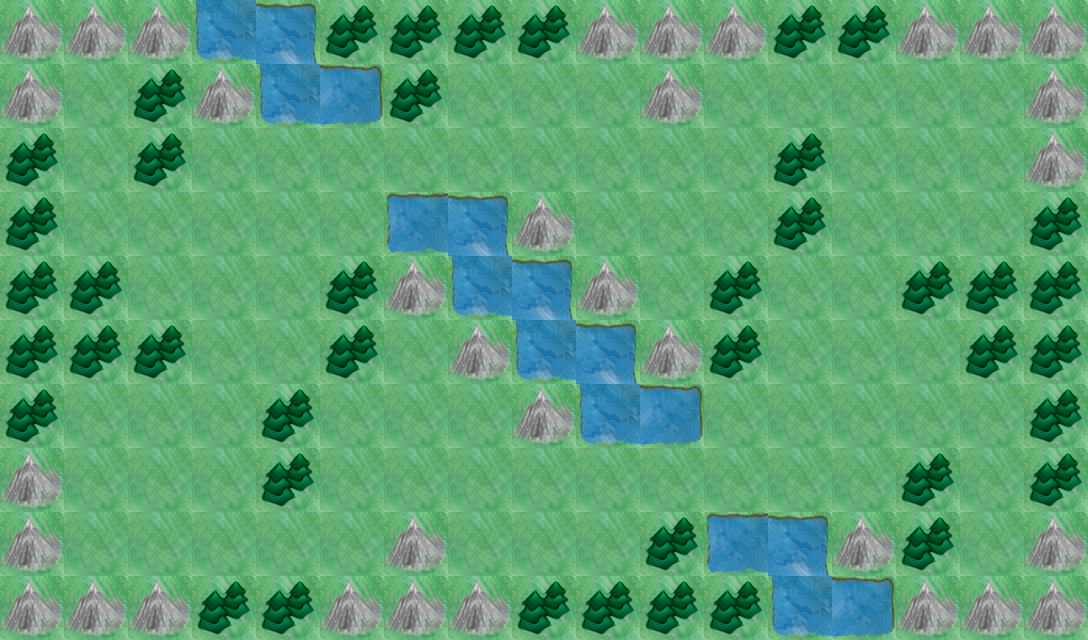

A 2D game scene composited from a Tiled map and its tileset images. What follows is a short description and the map's XML, with each tile layer's data collapsed to a summary:
An orthogonal 17x10 tile map with 64x64 px tiles, 1 tile layer (Background) and 28 objects.

<map version="1.0" orientation="orthogonal" width="17" height="10" tilewidth="64" tileheight="64">
 <tileset firstgid="1" name="TileLayer_background-hd" tilewidth="64" tileheight="64">
  <image source="TileLayer_background-hd.png" width="2048" height="2048" />
  <tile id="0">
   <properties>
    <property name="MovementCost" value="2" />
    <property name="TileType" value="Grass" />
    <property name="defensiveBonus" value="0" />
   </properties>
  </tile>
  <tile id="1">
   <properties>
    <property name="MovementCost" value="4" />
    <property name="TileType" value="Mountain" />
    <property name="defensiveBonus" value="4" />
   </properties>
  </tile>
  <tile id="32">
   <properties>
    <property name="MovementCost" value="4" />
    <property name="TileType" value="River" />
    <property name="defensiveBonus" value="0" />
   </properties>
  </tile>
  <tile id="33">
   <properties>
    <property name="MovementCost" value="3" />
    <property name="TileType" value="Forest" />
    <property name="defensiveBonus" value="2" />
   </properties>
  </tile>
  <tile id="64">
   <properties>
    <property name="MovementCost" value="4" />
    <property name="TileType" value="River" />
    <property name="defensiveBonus" value="0" />
   </properties>
  </tile>
  <tile id="65">
   <properties>
    <property name="MovementCost" value="4" />
    <property name="TileType" value="River" />
    <property name="defensiveBonus" value="0" />
   </properties>
  </tile>
  <tile id="66">
   <properties>
    <property name="MovementCost" value="4" />
    <property name="TileType" value="River" />
    <property name="defensiveBonus" value="0" />
   </properties>
  </tile>
  <tile id="96">
   <properties>
    <property name="MovementCost" value="4" />
    <property name="TileType" value="River" />
    <property name="defensiveBonus" value="0" />
   </properties>
  </tile>
  <tile id="97">
   <properties>
    <property name="MovementCost" value="4" />
    <property name="TileType" value="River" />
    <property name="defensiveBonus" value="0" />
   </properties>
  </tile>
  <tile id="98">
   <properties>
    <property name="MovementCost" value="4" />
    <property name="TileType" value="River" />
    <property name="defensiveBonus" value="0" />
   </properties>
  </tile>
  <tile id="128">
   <properties>
    <property name="MovementCost" value="4" />
    <property name="TileType" value="River" />
    <property name="defensiveBonus" value="0" />
   </properties>
  </tile>
  <tile id="129">
   <properties>
    <property name="MovementCost" value="4" />
    <property name="TileType" value="River" />
    <property name="defensiveBonus" value="0" />
   </properties>
  </tile>
  <tile id="130">
   <properties>
    <property name="MovementCost" value="4" />
    <property name="TileType" value="River" />
    <property name="defensiveBonus" value="0" />
   </properties>
  </tile>
  <tile id="160">
   <properties>
    <property name="MovementCost" value="4" />
    <property name="TileType" value="River" />
    <property name="defensiveBonus" value="0" />
   </properties>
  </tile>
  <tile id="161">
   <properties>
    <property name="MovementCost" value="4" />
    <property name="TileType" value="River" />
    <property name="defensiveBonus" value="0" />
   </properties>
  </tile>
  <tile id="162">
   <properties>
    <property name="MovementCost" value="4" />
    <property name="TileType" value="River" />
    <property name="defensiveBonus" value="0" />
   </properties>
  </tile>
 </tileset>
 <layer name="Background" width="17" height="10">
  <data>[170 cells, 170 non-empty, 7 distinct tile ids]</data>
 </layer>
 <objectgroup name="Units_P1" width="17" height="10">
  <object x="320" y="512" width="64" height="64">
   <properties>
    <property name="Type" value="BattleMage" />
   </properties>
  </object>
  <object x="64" y="512" width="64" height="64">
   <properties>
    <property name="Type" value="BattleMage" />
   </properties>
  </object>
  <object x="0" y="576" width="64" height="64">
   <properties>
    <property name="Type" value="Scout" />
   </properties>
  </object>
  <object x="320" y="384" width="64" height="64">
   <properties>
    <property name="Type" value="Ranger" />
   </properties>
  </object>
  <object x="448" y="512" width="64" height="64">
   <properties>
    <property name="Type" value="Footman" />
   </properties>
  </object>
  <object x="448" y="384" width="64" height="64">
   <properties>
    <property name="Type" value="Footman" />
   </properties>
  </object>
  <object x="192" y="0" width="64" height="64">
   <properties>
    <property name="Type" value="Boat" />
   </properties>
  </object>
 </objectgroup>
 <objectgroup name="Units_P2" width="17" height="10">
  <object x="576" y="64" width="64" height="64">
   <properties>
    <property name="Type" value="Footman" />
   </properties>
  </object>
  <object x="576" y="192" width="64" height="64">
   <properties>
    <property name="Type" value="Footman" />
   </properties>
  </object>
  <object x="704" y="192" width="64" height="64">
   <properties>
    <property name="Type" value="BattleMage" />
   </properties>
  </object>
  <object x="1024" y="0" width="64" height="64">
   <properties>
    <property name="Type" value="Scout" />
   </properties>
  </object>
  <object x="704" y="64" width="64" height="64">
   <properties>
    <property name="Type" value="Ranger" />
   </properties>
  </object>
  <object x="960" y="64" width="64" height="64">
   <properties>
    <property name="Type" value="BattleMage" />
   </properties>
  </object>
  <object x="832" y="576" width="64" height="64">
   <properties>
    <property name="Type" value="Boat" />
   </properties>
  </object>
 </objectgroup>
 <objectgroup name="Buildings_P1" width="17" height="10">
  <object x="64" y="448" width="64" height="128">
   <properties>
    <property name="Type" value="Castle" />
   </properties>
  </object>
  <object x="384" y="448" width="64" height="64">
   <properties>
    <property name="Type" value="Barracks" />
   </properties>
  </object>
  <object x="128" y="256" width="64" height="64">
   <properties>
    <property name="Type" value="Barracks" />
   </properties>
  </object>
 </objectgroup>
 <objectgroup name="Buildings_P2" width="17" height="10">
  <object x="960" y="0" width="64" height="128">
   <properties>
    <property name="Type" value="Castle" />
   </properties>
  </object>
  <object x="896" y="320" width="64" height="64">
   <properties>
    <property name="Type" value="Barracks" />
   </properties>
  </object>
  <object x="640" y="128" width="64" height="64">
   <properties>
    <property name="Type" value="Barracks" />
   </properties>
  </object>
 </objectgroup>
 <objectgroup name="Buildings_P5" width="17" height="10">
  <object x="64" y="128" width="64" height="64">
   <properties>
    <property name="Type" value="Ruins" />
   </properties>
  </object>
  <object x="960" y="448" width="64" height="64">
   <properties>
    <property name="Type" value="Ruins" />
   </properties>
  </object>
  <object x="384" y="320" width="64" height="64">
   <properties>
    <property name="Type" value="Ruins" />
   </properties>
  </object>
  <object x="640" y="256" width="64" height="64">
   <properties>
    <property name="Type" value="Ruins" />
   </properties>
  </object>
  <object x="704" y="448" width="64" height="64">
   <properties>
    <property name="Type" value="Barracks" />
   </properties>
  </object>
  <object x="384" y="128" width="64" height="64">
   <properties>
    <property name="Type" value="Barracks" />
   </properties>
  </object>
  <object x="640" y="448" width="64" height="64">
   <properties>
    <property name="Type" value="Barracks" />
   </properties>
  </object>
  <object x="320" y="128" width="64" height="64">
   <properties>
    <property name="Type" value="Barracks" />
   </properties>
  </object>
 </objectgroup>
</map>